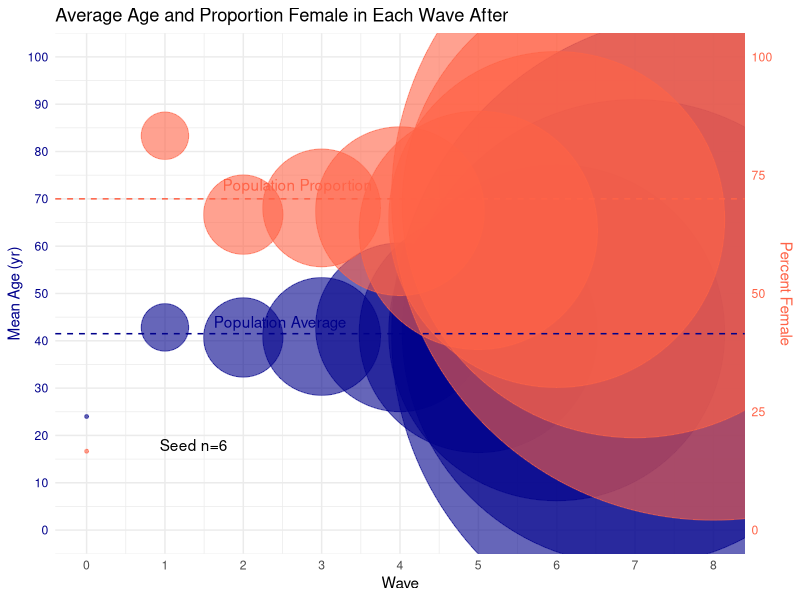
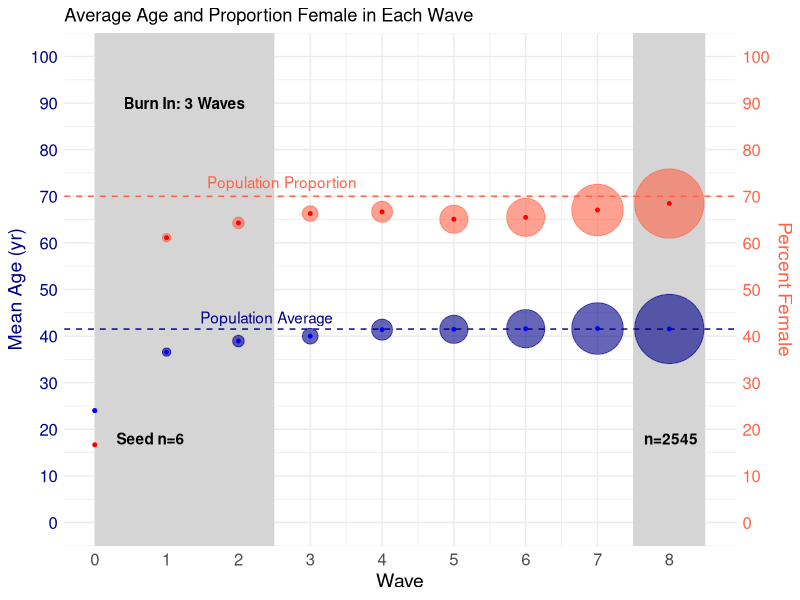

Write R code to recreate these figures, in order.
library(igraph)
library(ggplot2)
library(data.table)

# --- GENERATE NETWORK -----------

# Create a graph with 10,000 nodes
num_nodes <- 10000
g <- make_empty_graph(n = num_nodes, directed = FALSE)

# Assign age distribution to nodes with a normal distribution between 18 and 65
set.seed(123)  # Set seed for reproducibility
ages <- round(rnorm(num_nodes, mean = 41.5, sd = 10))  # Mean of (18+65)/2 and sd chosen
ages <- pmax(pmin(ages, 65), 18)  # Ensure ages are within 18 to 65
V(g)$age <- ages

# Assign binary female distribution 70/30 female/male
females <- sample(c(1, 0), num_nodes, replace = TRUE, prob = c(0.7, 0.3))
V(g)$female <- females

# Set average and sd degree
avg_degree <- 10
sd_degree <- 5

# Choose level of homophily
homophily = 0.9

# Compute number of edges needed
num_edges <- round((avg_degree * num_nodes) / 2)

# Create an empty edge list
edge_list <- vector("list", num_edges)

# Generate edges with trait homophily based on gender and age similarity
set.seed(123)  # Set seed for reproducibility
for (i in 1:num_edges) {
  # Choose first node randomly
  node1 <- sample(1:num_nodes, 1)
  
  # Determine potential nodes with same gender (higher probability)
  same_gender_nodes <- which(V(g)$female == V(g)$female[node1])
  
  # Within same gender nodes, further narrow down to same age (even higher probability)
  same_age_nodes <- same_gender_nodes[V(g)$age[same_gender_nodes] == V(g)$age[node1]]
  
  # Define probabilities for connecting based on the homophily criteria
  if (length(same_age_nodes) > 1) {
    # Higher probability for nodes with the same gender and age
    node2 <- sample(same_age_nodes[same_age_nodes != node1], homophily)
  } else {
    # Otherwise, choose from nodes with the same gender
    node2 <- sample(same_gender_nodes[same_gender_nodes != node1], homophily)
  }
  
  # Add edge to the edge list
  edge_list[[i]] <- c(node1, node2)
}

# Add edges to the graph
g <- add_edges(g, unlist(edge_list))

# Find the clusters (connected components)
components <- components(g)

# Keep nodes that are part of any connected component with size > 1
connected_nodes <- which(components$csize[components$membership] > 1)

# Extract the subgraph with only connected nodes
connected_subgraph <- induced_subgraph(g, connected_nodes)
g = induced_subgraph(g, connected_nodes)

# Summary of the graph
mean(V(g)$age)
mean(V(g)$female)
mean(degree(g))

# --- SELECT SEEDS ---------

# non-representative seeds

# Step 1: Calculate node degrees and find extremes
node_degrees <- degree(g)
high_degree_nodes <- which(node_degrees > quantile(node_degrees, 0.95))  # Top 5% degree nodes
low_degree_nodes <- which(node_degrees < quantile(node_degrees, 0.05))   # Bottom 5% degree nodes

# Step 2: Find nodes with extreme ages
node_ages <- V(g)$age
extreme_age_nodes <- which(node_ages > quantile(node_ages, 0.95) | node_ages < quantile(node_ages, 0.05))  # Top and bottom 5% age nodes

# Step 3: Select nodes with a skewed gender distribution (over-representing one gender)
gender_distribution <- table(V(g)$female)
if (gender_distribution[1] > gender_distribution[2]) {
  skewed_gender_nodes <- which(V(g)$female == 0)  # If females are overrepresented, pick males
} else {
  skewed_gender_nodes <- which(V(g)$female == 1)  # If males are overrepresented, pick females
}

# Step 4: Combine all non-representative nodes found by the criteria
non_representative_candidates <- unique(c(high_degree_nodes, low_degree_nodes, extreme_age_nodes, skewed_gender_nodes))

# Step 5: Randomly select 100 nodes from the non-representative candidates
set.seed(123)  # Set seed for reproducibility
if (length(non_representative_candidates) >= 100) {
  non_representative_sample <- sample(non_representative_candidates, 100)
} else {
  non_representative_sample <- non_representative_candidates
  cat("Less than 100 non-representative nodes found; selected all", length(non_representative_sample), "nodes.\n")
}

# mostly young men 
young_men = V(g)[V(g)$age < 22 & V(g)$female == 0]
mostly_young_men = union(young_men, sample(V(g), 20))

# mostly old women
older_women = V(g)[V(g)$age > 63 & V(g)$female == 1]
mostly_older_women = union(older_women, sample(V(g), 20))

# --- RDS ALGORITHM --------
# Randomly choose referral from neighbors

# Step 1: Set Parameters
set.seed(15)  # Set random seed for reproducibility
num_seeds <- 6  # Number of initial seeds
recruits_per_person <- 2  # Number of recruits per person
num_waves <- 8  # Number of waves

# Step 2: Select Initial Seeds
# seeds <- sample(V(g), num_seeds)
# seeds = sample(V(g)[non_representative_sample], num_seeds)
# seeds = sample(V(g)[older_women], num_seeds)
# seeds = sample(V(g)[mostly_older_women], num_seeds)
# seeds = sample(V(g)[young_men], num_seeds)
seeds = sample(V(g)[mostly_young_men], num_seeds)

rds_participants <- vector("list", num_waves + 1)  # To store participants in each wave
rds_participants[[1]] <- seeds  # Initial seeds are the first wave

# Step 3: Perform rds Recruitment
for (wave in 1:num_waves) {
  current_wave_participants <- rds_participants[[wave]]
  next_wave_participants <- c()  # Initialize next wave participants
  
  for (participant in current_wave_participants) {
    # Find neighbors of the current participant
    neighbors <- neighbors(g, participant)
    
    # Exclude already sampled participants to prevent duplicate recruitment
    eligible_neighbors <- setdiff(neighbors, unlist(rds_participants))
    
    # Recruit up to 3 new participants from eligible neighbors
    if (length(eligible_neighbors) > 0) {
      recruits <- sample(eligible_neighbors, min(recruits_per_person, length(eligible_neighbors)))
      next_wave_participants <- c(next_wave_participants, recruits)
    }
  }
  
  # Store the participants for the next wave
  rds_participants[[wave + 1]] <- next_wave_participants
  
  # Stop if no more recruits are possible
  if (length(next_wave_participants) == 0) {
    break
  }
}

# --- CREATE RDS RESULTS ---------

# create empty vectors to store the values
n_wave = c() # wave number
n_participants = c() # number of participants in this wave
avg_age = c() # average age of participants in this wave
prop_female = c() # proportion female in this wave
c_participants = c() # cumulative number of participants through this wave
c_avg_age = c() # cumulative average age of participants through this wave
c_prop_female = c() # cumulative proportion female through this wave

# Initialize cumulative lists to keep track of cumulative participants
cumulative_participants <- c()

# Output details about each wave and compute cumulative statistics
for (wave in 1:length(rds_participants)) {
  
  # wave
  n_wave[[wave]] = wave-1 # assign
  
  # n_participants
  participants <- rds_participants[[wave]]
  n_participants[[wave]] = length(participants) # assign
  cat("Wave", wave - 1, "Participants:", length(participants), "\n")
  
  # average age of participants in this wave
  avg_age[[wave]] = mean(V(g)$age[participants])
  
  # proportion female in this wave
  gender_counts <- table(V(g)$female[participants])
  prop_female[[wave]] <- prop.table(gender_counts)[2]
  
  # Combine participants from all waves up to the current wave
  cumulative_participants <- c(cumulative_participants, rds_participants[[wave]])
  cumulative_participants <- unique(cumulative_participants)  # Remove duplicates
  c_participants[[wave]] = length(cumulative_participants) # assign
  
  cat("Cumulative Statistics up to Wave", wave - 1, "\n")
  cat("  Number of Participants:", length(cumulative_participants), "\n")
  
  if (length(cumulative_participants) > 0) {
    # Calculate cumulative mean age for the participants up to the current wave
    cumulative_mean_age <- mean(V(g)$age[cumulative_participants])
    c_avg_age[[wave]] = cumulative_mean_age
    
    # Calculate cumulative gender proportion for the participants up to the current wave
    cumulative_gender_counts <- table(V(g)$female[cumulative_participants])
    cumulative_gender_proportions <- prop.table(cumulative_gender_counts)
    c_prop_female[[wave]] = cumulative_gender_proportions[2]
    
    # Output cumulative statistics
    cat("  Cumulative Average Age:", round(cumulative_mean_age, 2), "\n")
    cat("  Cumulative Gender Proportion (Female/Male):\n")
    print(cumulative_gender_proportions)
  } else {
    cat("  No participants up to this wave.\n")
  }
  
  cat("\n")
}

rds_results_table = data.frame(Wave = unlist(n_wave),
                               Participants = unlist(n_participants),
                               Mean_age = unlist(avg_age), 
                               Female = unlist(prop_female),
                               Participants_cumulative = unlist(c_participants),
                               Mean_age_cumulative = unlist(c_avg_age),
                               Female_cumulative = unlist(c_prop_female))

# --- PLOT RESULTS -------
rds_data = as.data.table(rds_results_table)

# Define the function
plot_wave_data <- function(dt, custom_title) {
  # Ensure dt is a data.table
  if (!is.data.table(dt)) {
    stop("Input must be a data.table.")
  }
  
  # Create the plot
  p <- ggplot(dt, aes(x = Wave)) +
    # Plot for Mean_age
    geom_point(aes(y = Mean_age, color = "Mean Age", size = Participants), alpha=0.6) +
    scale_size_continuous(range=c(min(dt$Participants)/min(dt$Participants), 
                                  max(dt$Participants)/min(dt$Participants))) +
    scale_y_continuous(name = "Mean Age (yr)", 
                       breaks = seq(0, 100, by = 10),
                       limits = c(0, 100),
                       sec.axis = sec_axis(~ ., name = "Percent Female")) +
    # Plot for Female
    geom_point(aes(y = Female * 100, color = "Female", size = Participants), alpha=0.6) +
    scale_color_manual(values = c("Mean Age" = "darkblue", "Female" = "tomato")) +
    labs(title = custom_title,
         x = "Wave") +
    scale_x_continuous(breaks = seq(0, num_waves, by = 1), limits = c(0, num_waves)) +
    theme_minimal() +
    theme(
      axis.title.y.right = element_text(color = "tomato"),
      axis.text.y.right = element_text(color = "tomato"),
      axis.title.y.left = element_text(color = "darkblue"),
      axis.text.y.left = element_text(color = "darkblue"),
      legend.position = "none"  # Remove all legends
    ) +
    # Add horizontal lines
    geom_hline(yintercept = 41.5, linetype = "dashed", color = "darkblue") +
    geom_hline(yintercept = 70, linetype = "dashed", color = "tomato") +  # Female * 100
    # Add labels for the horizontal lines
    annotate("text", x = 3.32, y = 44, label = "Population Average", hjust = 1, color = "darkblue") +
    annotate("text", x = 3.65, y = 73, label = "Population Proportion", hjust = 1, color = "tomato") +
    annotate("text", x = 1.8, y = 18, label = "Seed n=6", hjust = 1, color = "black")
  
  # Print the plot
  print(p)
}

# Define the function to plot cumulative waves
plot_cumulative_data <- function(dt, custom_title) {
  # Ensure dt is a data.table
  if (!is.data.table(dt)) {
    stop("Input must be a data.table.")
  }
  
  # Create the plot
  p <- ggplot(dt, aes(x = Wave)) +
    # Add a shaded background area for Burn In and Final Sample
    geom_rect(aes(xmin = 0, xmax = 2.5, ymin = -Inf, ymax = Inf), fill = "lightgrey", alpha = 0.3) +
    geom_rect(aes(xmin = 7.5, xmax = 8.5, ymin = -Inf, ymax = Inf), fill = "lightgrey", alpha = 0.3) +
    # Plot for Mean_age_cumulative (large points)
    geom_point(aes(y = Mean_age_cumulative, color = "Mean Age", size = Participants_cumulative), alpha=0.6) +
    # Add small inner points for Mean_age_cumulative
    geom_point(aes(y = Mean_age_cumulative), color = "blue", size = 1) +
    # Plot for Female_cumulative (large points)
    geom_point(aes(y = Female_cumulative * 100, color = "Female", size = Participants_cumulative), alpha=0.6) +
    # Add small inner points for Female_cumulative
    geom_point(aes(y = Female_cumulative * 100), color = "red", size = 1) +
    # Customize the size scaling
    scale_size_continuous(range=c(min(dt$Participants_cumulative)/min(dt$Participants_cumulative),
                                  log(max(dt$Participants_cumulative)/min(dt$Participants_cumulative), 1.3))) +
    # Configure the y-axis for Mean Age and Percent Female
    scale_y_continuous(name = "Mean Age (yr)", 
                       breaks = seq(0, 100, by = 10),
                       limits = c(0, 100),
                       sec.axis = sec_axis(~ ., 
                                           name = "Percent Female",
                                           breaks = seq(0, 100, by = 10))) + # Breaks every 10% for Percent Female
    # Configure colors
    scale_color_manual(values = c("Mean Age" = "darkblue", "Female" = "tomato")) +
    # Add labels and titles
    labs(title = custom_title, x = "Wave") +
    # Configure the x-axis
    scale_x_continuous(breaks = seq(0, num_waves, by = 1), limits = c(0, num_waves+0.5)) +
    # Theme settings, increasing font size for axis labels and ticks
    theme_minimal() +
    theme(
      axis.title.y.right = element_text(color = "tomato", size = 14),   # Increase font size for right y-axis label
      axis.text.y.right = element_text(color = "tomato", size = 12),    # Increase font size for right y-axis ticks
      axis.title.y.left = element_text(color = "darkblue", size = 14),  # Increase font size for left y-axis label
      axis.text.y.left = element_text(color = "darkblue", size = 12),   # Increase font size for left y-axis ticks
      axis.title.x = element_text(size = 14),  # Increase font size for x-axis label
      axis.text.x = element_text(size = 12),   # Increase font size for x-axis ticks
      legend.position = "none"  # Remove all legends
    ) +
    # Add horizontal lines
    geom_hline(yintercept = 41.5, linetype = "dashed", color = "darkblue") +
    geom_hline(yintercept = 70, linetype = "dashed", color = "tomato") +  # Female * 100
    # Add labels for the horizontal lines
    annotate("text", x = 3.32, y = 44, label = "Population Average", hjust = 1, color = "darkblue") +
    annotate("text", x = 3.65, y = 73, label = "Population Proportion", hjust = 1, color = "tomato") +
    # Add labels for the shaded areas and sample sizes
    annotate("text", x = 1.25, y = 90, label = "Burn In: 3 Waves", hjust = 0.5, color = "black", fontface = "bold") +
    annotate("text", x = 1.25, y = 18, label = paste0("Seed n=", as.character(min(dt$Participants_cumulative))),
             hjust = 1, color = "black", fontface = "bold") +
    annotate("text", x = 8.4, y = 18, label = paste0("n=", as.character(max(dt$Participants_cumulative))),
             hjust = 1, color = "black", fontface = "bold")
  
  # Print the plot
  print(p)
}

# Plot the data after removing the burn-in waves
burn_in = 0
plot_wave_data(rds_data[burn_in:nrow(rds_data),],
               "Average Age and Proportion Female in Each Wave After ")
plot_cumulative_data(rds_data[burn_in:nrow(rds_data),], 
                     "Average Age and Proportion Female in Each Wave")









